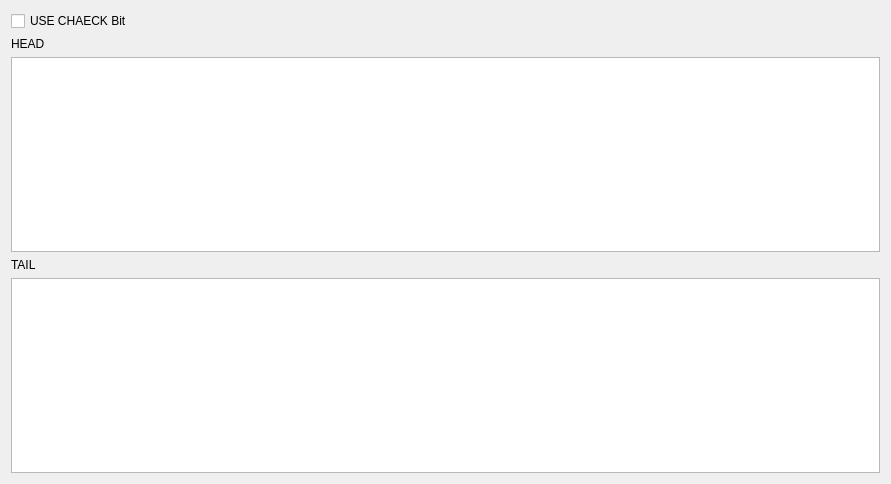
          <widget class="QWidget" name="page_2">
           <property name="geometry">
            <rect>
             <x>0</x>
             <y>0</y>
             <width>891</width>
             <height>484</height>
            </rect>
           </property>
           <attribute name="label">
            <string>BITCHECK</string>
           </attribute>
           <layout class="QHBoxLayout" name="horizontalLayout_19">
            <item>
             <layout class="QVBoxLayout" name="verticalLayout_15">
              <item>
               <widget class="QCheckBox" name="checkBox_3">
                <property name="text">
                 <string>USE CHAECK Bit</string>
                </property>
               </widget>
              </item>
              <item>
               <layout class="QVBoxLayout" name="verticalLayout_14">
                <item>
                 <widget class="QLabel" name="label_15">
                  <property name="text">
                   <string>HEAD</string>
                  </property>
                 </widget>
                </item>
                <item>
                 <widget class="QTextEdit" name="textEdit_3"/>
                </item>
               </layout>
              </item>
              <item>
               <layout class="QVBoxLayout" name="verticalLayout_19">
                <item>
                 <widget class="QLabel" name="label_16">
                  <property name="text">
                   <string>TAIL</string>
                  </property>
                 </widget>
                </item>
                <item>
                 <widget class="QTextEdit" name="textEdit_4"/>
                </item>
               </layout>
              </item>
             </layout>
            </item>
           </layout>
          </widget>
